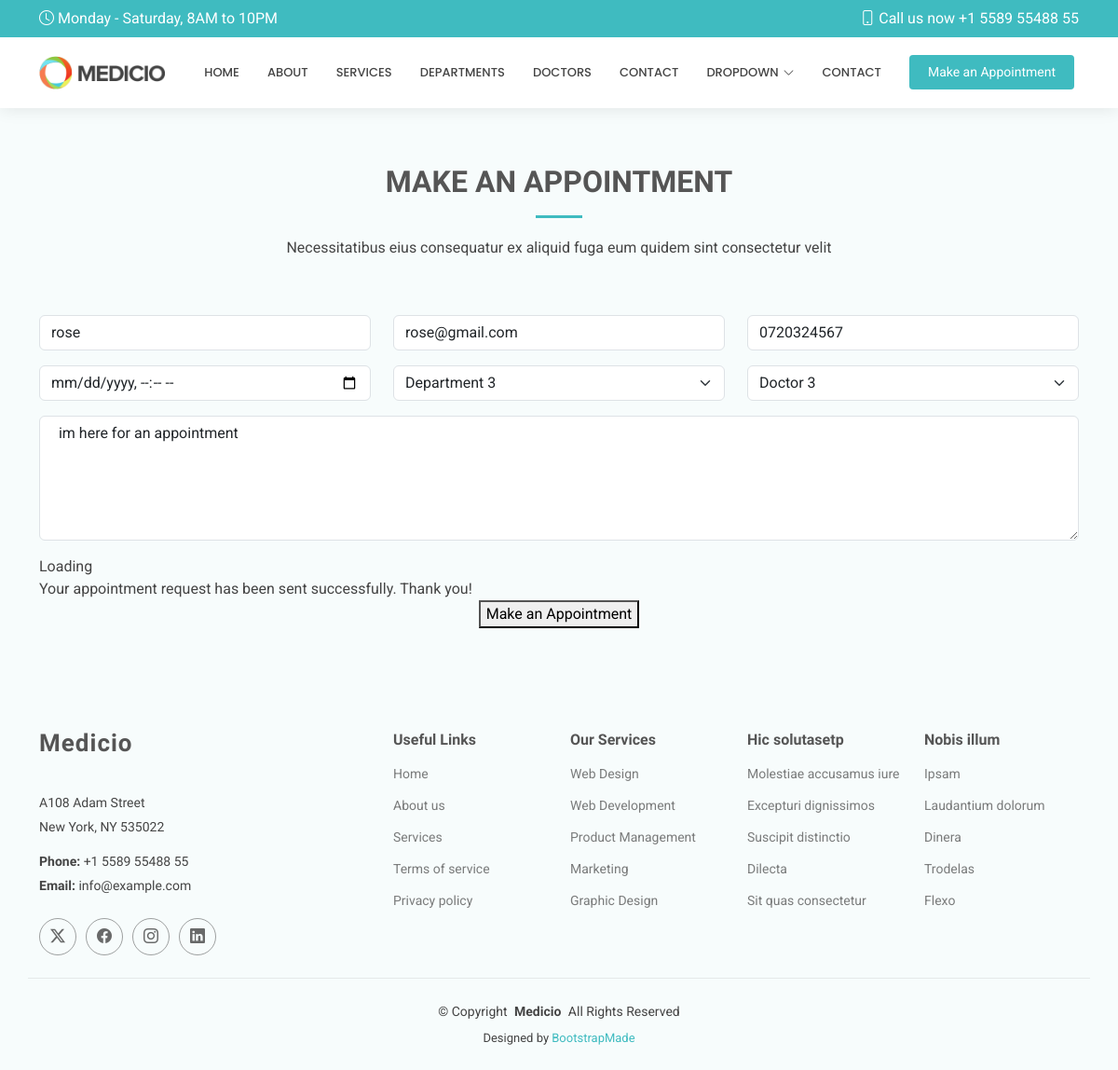
The app's page /edit/4 with its own data.
### hospitalapp/models.py (models this page shows, shortened)
class Appointment(models.Model):
    name = models.CharField(max_length=50)
    email = models.EmailField()
    phone = models.CharField(max_length=15)
    date = models.DateTimeField()
    department = models.CharField(max_length=50)
    doctor = models.CharField(max_length=50)
    message = models.TextField()

### hospitalapp/views.py (the view)
# urls.py: path('edit/<int:id>', views.edit, name='edit'),
def edit(request,id):
    appointment = get_object_or_404(Appointment,id=id)
    if request.method == "POST":
        appointment.name=request.POST.get ('name')
        appointment.email=request.POST .get ('email')
        appointment.phone=request.POST .get ('phone')
        appointment.date=request.POST .get ('date')
        appointment.department=request.POST .get ('department')
        appointment.doctor=request.POST .get ('doctor')
        appointment.message=request.POST .get ('message')
        appointment.save()
        return redirect('/show')
    else:
        return render(request,'edit.html',{'appointment':appointment})

### Templates/edit.html (shortened to what this page needs)
{% extends 'starter-page.html' %}
{% load static %}
{% block content %}
    <section id="appointment" class="appointment section light-background">
      <div class="container section-title" data-aos="fade-up">
        <h2>MAKE AN APPOINTMENT</h2>
        <p>Necessitatibus eius consequatur ex aliquid fuga eum quidem sint consectetur velit </p>
      </div>
      <div class="container" data-aos="fade-up" data-aos-delay="100">
        <form method="post">
          <div class="row">
            <div class="col-md-4 form-group">
              <input type="text" value="{{ appointment.name }}" name="name" class="form-control" id="name" placeholder="Your Name" required="">
            </div>
            <div class="col-md-4 form-group mt-3 mt-md-0">
              <input type="email" value="{{ appointment.email }}" class="form-control" name="email" id="email" placeholder="Your Email" required="">
            </div>
            <div class="col-md-4 form-group mt-3 mt-md-0">
              <input type="tel" value="{{ appointment.phone }}" class="form-control" name="phone" id="phone" placeholder="Your Phone" required="">
            </div>
          </div>
          <div class="row">
            <div class="col-md-4 form-group mt-3">
              <input type="datetime-local" name="date" class="form-control datepicker" id="date" placeholder="Appointment Date" required="">
            </div>
            <div class="col-md-4 form-group mt-3">
              <select name="department" id="department" class="form-select" required="">
                  <option value="Department 3" {% if appointment.department == "Department 3" %} selected  {% endif %}>Department 3</option>
              </select>
            </div>
            <div class="col-md-4 form-group mt-3">
              <select name="doctor" id="doctor" class="form-select" required="">
                <option value="Doctor 3"{% if appointment.doctor == "Doctor 3" %} selected  {% endif %}>Doctor 3</option>
              </select>
            </div>
          </div>
          <div class="form-group mt-3">
            <textarea class="form-control" name="message" rows="5" placeholder="Message (Optional)"> {{ appointment.message }}</textarea>
          </div>
          <div class="mt-3">
            <div class="loading">Loading</div>
            <div class="sent-message">Your appointment request has been sent successfully. Thank you!</div>
            <div class="text-center"><button type="submit">Make an Appointment</button></div>
          </div>
        </form>
      </div>
    </section>
{% endblock %}

### static/assets/css/main.css (style rules this page uses)
:root { --default-font: "Roboto", system-ui, -apple-system, "Segoe UI", Roboto, "Helvetica Neue", Arial, "Noto Sans", "Liberation Sans", sans-serif, "Apple Color Emoji", "Segoe UI Emoji", "Segoe UI Symbol", "Noto Color Emoji"; --heading-font: "Raleway", sans-serif; --nav-font: "Poppins", sans-serif; }
:root { --background-color: #ffffff; --default-color: #444444; --heading-color: #555555; --accent-color: #3fbbc0; --surface-color: #ffffff; --contrast-color: #ffffff; }
:root { --nav-color: #444444; --nav-hover-color: #3fbbc0; --nav-mobile-background-color: #ffffff; --nav-dropdown-background-color: #ffffff; --nav-dropdown-color: #444444; --nav-dropdown-hover-color: #3fbbc0; }
.light-background { --background-color: #f7fcfc; --surface-color: #ffffff; }
:root { scroll-behavior: smooth; }
body { color: var(--default-color); background-color: var(--background-color); font-family: var(--default-font); }
h1, h2, h3, h4, h5, h6 { color: var(--heading-color); font-family: var(--heading-font); }
section, .section { color: var(--default-color); background-color: var(--background-color); padding: 60px 0; scroll-margin-top: 120px; overflow: clip; }
.section-title { text-align: center; padding-bottom: 60px; position: relative; }
.section-title h2 { font-size: 32px; font-weight: 700; margin-bottom: 20px; padding-bottom: 20px; position: relative; }
.section-title h2:after { content: ""; position: absolute; display: block; width: 50px; height: 3px; background: var(--accent-color); left: 0; right: 0; bottom: 0; margin: auto; }
.section-title p { margin-bottom: 0; }

### records on screen
Appointment: name "rose", email "rose@gmail.com", phone "0720324567", department "Department 3", doctor "Doctor 3", message "im here for an appointment"
